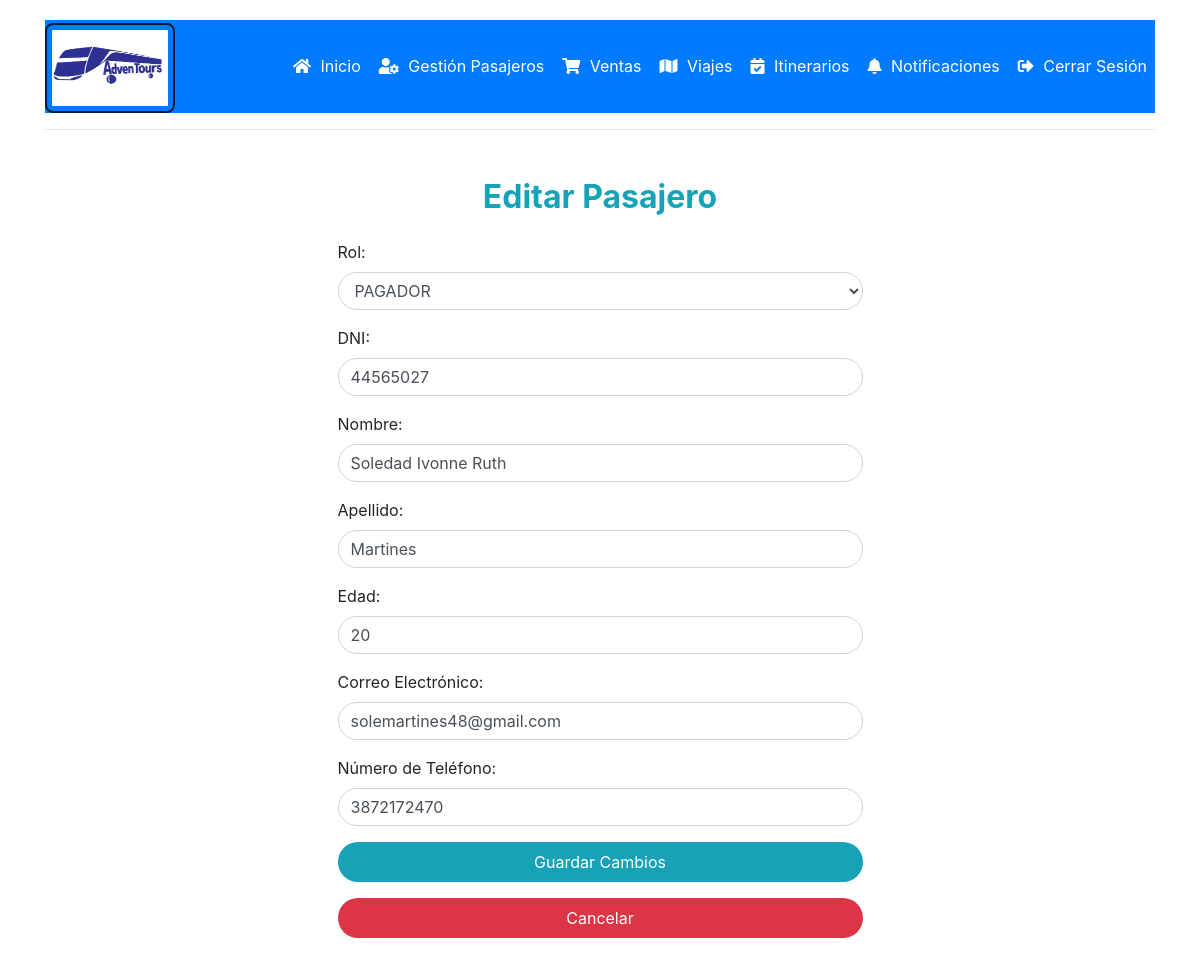
/edit/1 (signed in), run on the app's committed database.
### travel/models.py (models this page shows, shortened)
class Passenger(models.Model):
    user = models.ForeignKey(User, on_delete=models.CASCADE)
    name = models.CharField(max_length=255)
    lastname = models.CharField(max_length=255)
    age = models.IntegerField()
    email = models.EmailField()
    phone_number = models.CharField(max_length=20, blank=True, null=True)
    passenger_code = models.UUIDField(default=uuid.uuid4, editable=False, unique=True)
    dni = models.CharField(max_length=20)
    role = models.CharField(
        max_length=10,
        choices=[(role.name, role.value) for role in PassengerRole],
        default=PassengerRole.TRAVELER.value
    )

### travel/views.py (the view)
# urls.py: path('edit/<int:pk>', views.edit_passenger, name='edit_passenger'),
@login_required
def edit_passenger(request, pk):
    passenger = get_object_or_404(Passenger, pk=pk)
    if request.method == 'POST':
        form = PassengerForm(request.POST, instance=passenger)
        if form.is_valid():
            form.save()
            messages.success(request, 'Información del pasajero actualizada exitosamente.')
            return redirect('list_passengers')
        else:
            messages.error(request, 'Corrija los errores en el formulario.')
    else:
        form = PassengerForm(instance=passenger)
    return render(request, 'travel/edit_passenger.html', {'form': form, 'passenger': passenger})

### travel/templates/travel/edit_passenger.html (shortened to what this page needs)
{% extends "travel/layout.html" %}
{% block body %}
<div class="container mt-5">
    <div class="row justify-content-center">
        <div class="col-md-6">
            <h2 class="mb-4 text-center font-weight-bold text-info">Editar Pasajero</h2>
            <form method="post" class="needs-validation" novalidate>
                {{ form.as_p }}
                <button type="submit" class="btn btn-info btn-block rounded-pill">Guardar Cambios</button>
            </form>
            <a href="{% url 'list_passengers' %}" class="btn btn-danger btn-block mt-3 rounded-pill md-4">Cancelar</a>
        </div>
    </div>
</div>
{% endblock %}

### travel/static/styles.css (style rules this page uses)
.btn { padding: 8px 16px; border: none; cursor: pointer; border-radius: 4px; transition: background-color 0.3s ease; }
.btn-danger { background-color: #dc3545; color: #fff; }

### travel/templates/travel/layout.html (style rules this page uses)
body { background-color: #fff; padding: 20px; }

### data on the page
Passenger: role "PAGADOR", dni "44565027", name "Soledad Ivonne Ruth", lastname "Martines", age "20", email "solemartines48@gmail.com", phone_number "3872172470"
